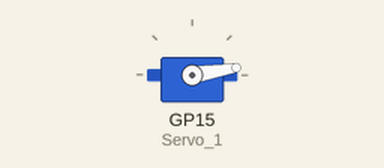
Recording of a program running on a simulated Raspberry Pi Pico running MicroPython. On the bench: servo. Servo angles are drawn from the pulse width (0.5 ms = 0°, 2.5 ms = 180°).

Above: at 0.05 s.
At 2.05 s:
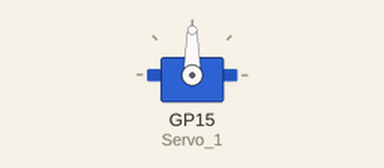
At 4.0 s:
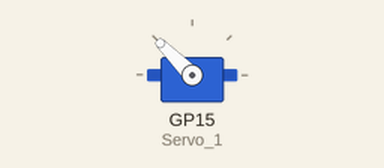
At 7.95 s:
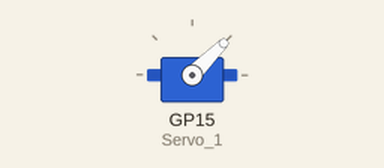
Timing chart, 0 to 10.4 s (numbered marks = the images above):
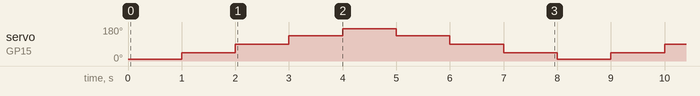

Measured:
- by itself, servo on GP15 (Servo_1): repeats every 8.0 s: 90° 1.0 s, 135° 1.0 s, 171° 1.0 s, 135° 1.0 s, 90° 1.0 s, 45° 1.0 s, 9° 1.0 s, 45° 1.0 s

The program:

Servo_Test.py
```python
from machine import PWM, Pin, Timer

#---------------------------------
Servo_1 = PWM(Pin(15))
Servo_1.freq(50)

taskCounter = 0
state = 0
DutyValues = [600000, 1000000, 1500000, 2000000, 2400000, 2000000, 1500000, 1000000]
#---------------------------------
def SetServoDuty(dutyCycle):
# 0 degree   :  500000
#180 degrees : 2500000
    global Servo_1
    if (dutyCycle < 500000):
        dutyCycle = 500000
    if (dutyCycle > 2500000):
        dutyCycle = 2500000
    Servo_1.duty_ns(dutyCycle)
#---------------------------------
def Task20ms(timer):
    global taskCounter
    global state

    taskCounter = taskCounter + 1
    if (taskCounter == 50):
        taskCounter = 0
        state = state + 1
        if (state == 8):
            state = 0
    SetServoDuty(DutyValues[state])

#---------------------------------
SetServoDuty(DutyValues[state])

tim20ms = Timer()
tim20ms.init(freq = 50, mode = Timer.PERIODIC, callback = Task20ms)
```
